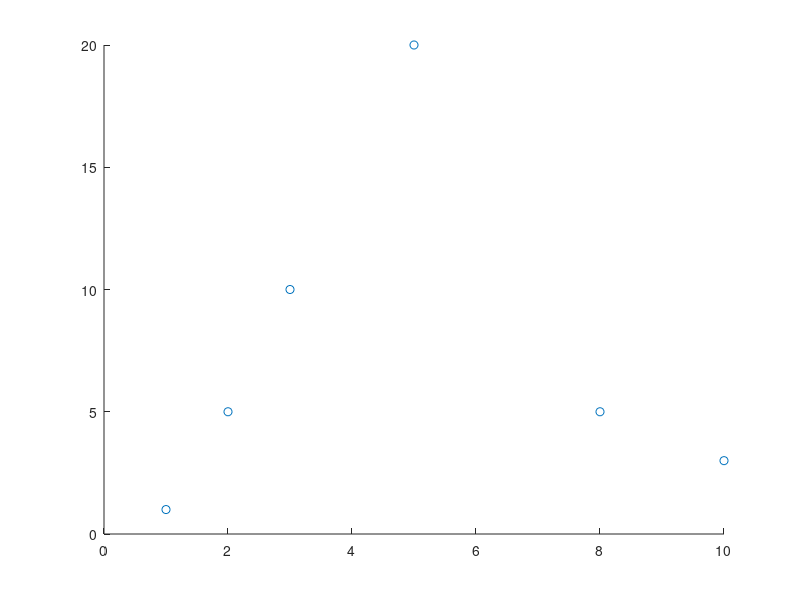

MATLAB code to generate this figure: (Note: this script raises an error after producing the figure.)
p = [1,2,3,5,8,10];
q = [1,5,10,20,5,3];

%figure;
%h = impoly('closed', false);
%pq = h.getPosition;
%p = pq(:, 1);
%q = pq(:, 2);

scatter(p, q)

hold on
a = polyInterpolate(p, q);
d = 5;
b0 = 10;
b = rbfInterpolate(p, q, d, b0);

x = linspace(min(p), max(p));
f_poly = polyEval(x, a);
f_rbf = rbfEval(x, p, b, d, b0);
plot(x, f_poly, 'r')
plot(x, f_rbf, 'g')